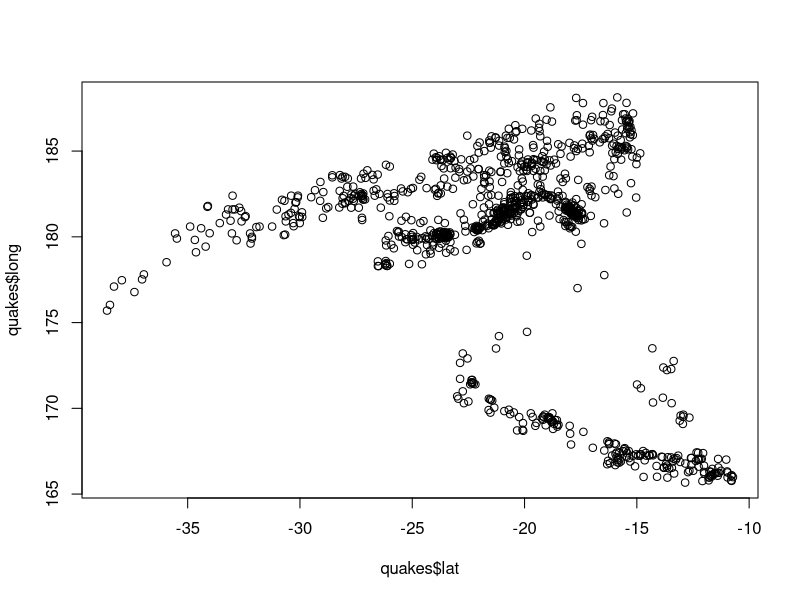
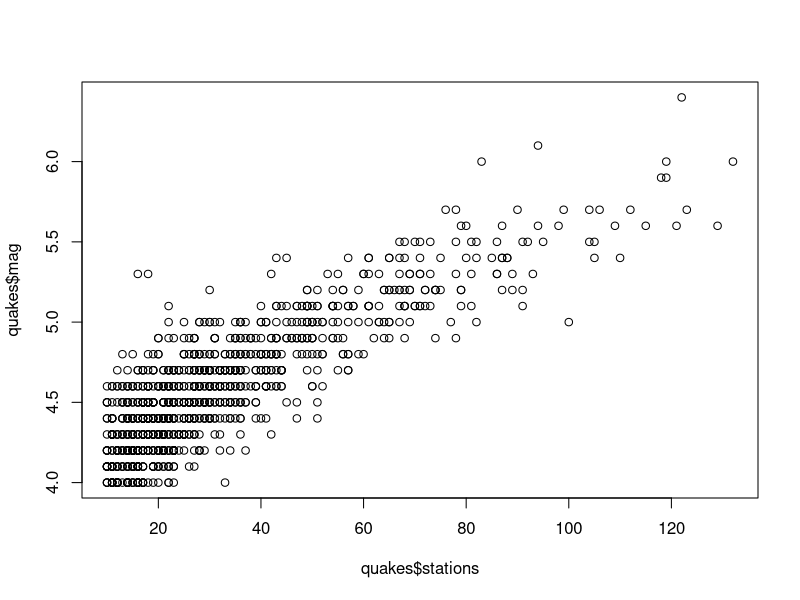
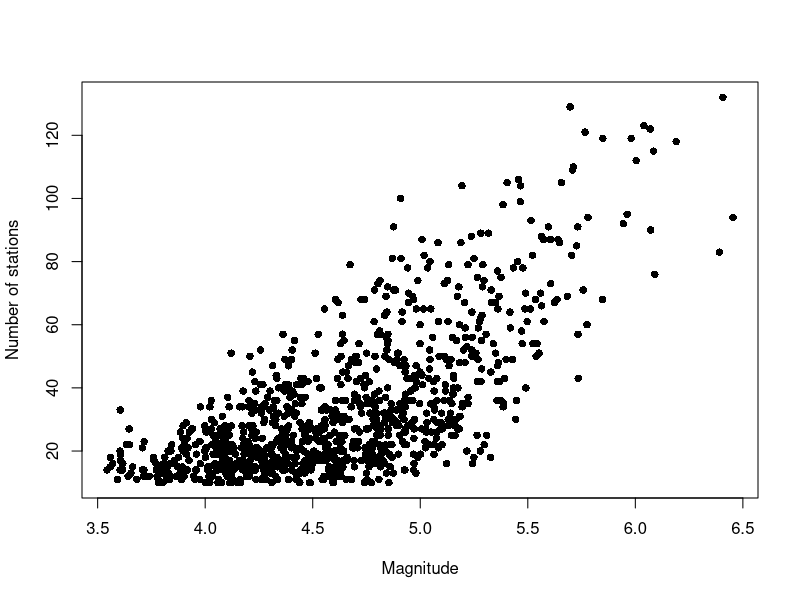
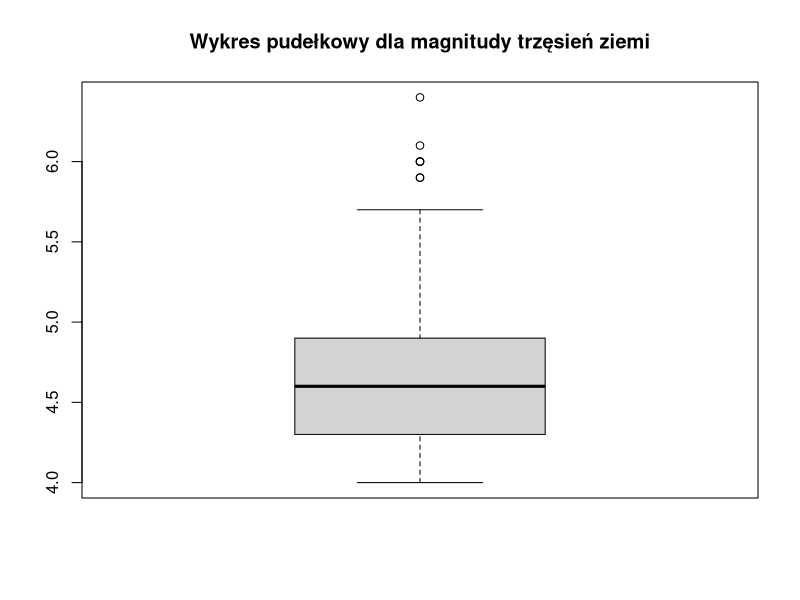
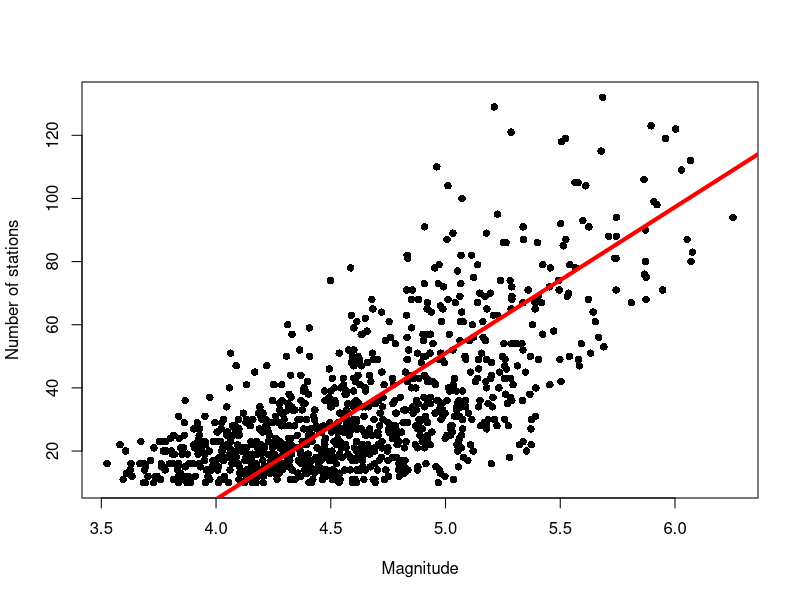

These charts were generated, in order, by the following R code:
## ---- chunk 1
data(quakes)

# task 1
plot(quakes$lat, quakes$long)

# task 2
plot(quakes$stations, quakes$mag)

# task 3
plot(jitter(quakes$mag,amount = 0.5), quakes$stations, pch = 16, col= "black",xlab = "Magnitude",
     ylab = "Number of stations")

# task 4
new_mag <- jitter(quakes$mag, amount = 0.05)
statystyki <- c(sum(new_mag),mean(new_mag),median(new_mag),var(new_mag),sd(new_mag),min(new_mag),max(new_mag))

# task 5
kwartyle <- quantile(new_mag, c(0.25, 0.50, 0.75))
rozstep_miedzykwartylowy <- IQR(new_mag)

# task 6
boxplot(quakes$mag,main = "Wykres pudełkowy dla magnitudy trzęsień ziemi")

# task 7 
kowariancja <- cov(quakes$mag, quakes$stations)
korelacja <- cor(quakes$mag, quakes$stations)

# task 8
model = lm(quakes$stations~quakes$mag)
model

# task 9
plot(jitter(quakes$mag,amount = 0.5), quakes$stations, pch = 16, col= "black",xlab = "Magnitude",
     ylab = "Number of stations")

abline(model, col = "red",lwd=4)

# task 10
resztki <- residuals(model)
RSS <- sum(resztki^2)

RSE = sqrt(RSS/(length(resztki)-2))

FVU = RSS/ sum((quakes$stations-mean(quakes$stations))^2 )

R_kw = 1-FVU
sqrt(R_kw)

RSS
RSE
FVU
R_kw


